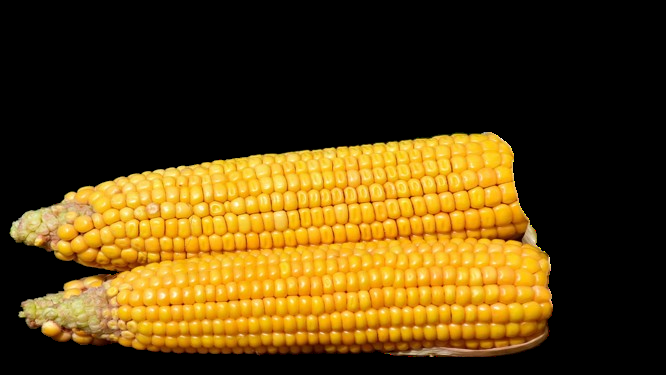
#> input picture images/corn/20.png, 666 x 375 px, found by its file name
$ python 'orange color.py'
#> lines starting #> are read from the running program, lines starting #| are printed output that depends on the picture; after the words box and inside, x2 and y2 are one past the last pixel; in counts of white or black regions, pixels touching at a corner belong together
#> further down, image is the input picture: shape (375, 666, 3); mean B, G, R 14.9, 63.2, 86.8
import cv2
import numpy as np

def find_orange_kernels(image):
    # Convert image to HSV color space
    hsv_image = cv2.cvtColor(image, cv2.COLOR_BGR2HSV)
#> hsv_image: shape (375, 666, 3); mean H, S, V 7.7, 82.3, 86.8

    # Define lower and upper bounds for orange color in HSV
    lower_orange = np.array([0, 50, 50])
    upper_orange = np.array([30, 255, 255])

    # Threshold the image to get only yellow pixels
    orange_mask = cv2.inRange(hsv_image, lower_orange, upper_orange)
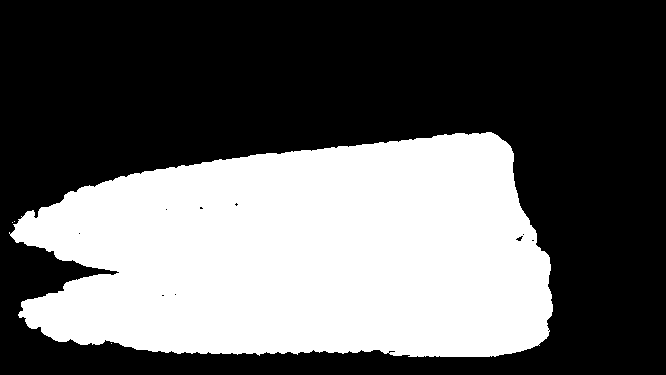
#> orange_mask: shape (375, 666); 38.5% white; 4 white regions (3 under 20 px), largest, box (x1, y1, x2, y2) and area: (9, 132, 553, 357) 96057

    # Apply morphological operations to remove noise
    kernel = cv2.getStructuringElement(cv2.MORPH_RECT, (5, 5))
    orange_mask = cv2.morphologyEx(orange_mask, cv2.MORPH_OPEN, kernel)
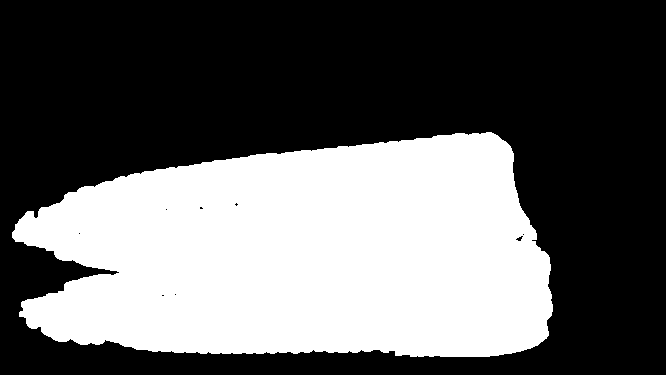
#> orange_mask: shape (375, 666); 38.4% white; 1 white region

    # Find contours of yellow kernels
    contours, _ = cv2.findContours(orange_mask, cv2.RETR_EXTERNAL, cv2.CHAIN_APPROX_SIMPLE)
#> contours = 1 contour; box (x1, y1, x2, y2) and area: (12, 132, 553, 357) 95204

    # Display the number of orange kernels
    num_kernels = len(contours)
#> num_kernels = 1
    print(f"Number of orange kernels: {num_kernels}")
#| Number of orange kernels: 1

    # Draw contours on the original image
    image_with_contours = cv2.drawContours(image.copy(), contours, -1, (0, 255, 255), 2)
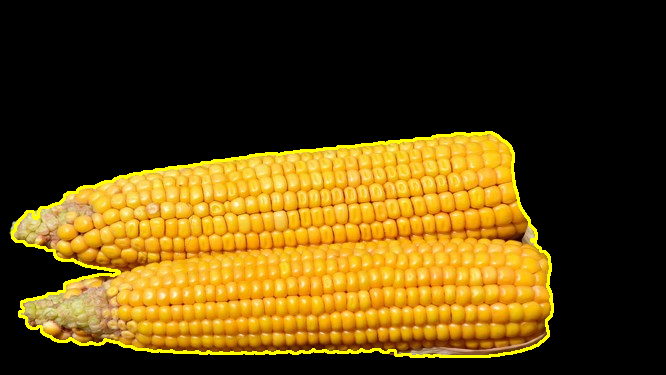
#> image_with_contours: shape (375, 666, 3); mean B, G, R 14.2, 67, 90.1

    # Display the output image
    cv2.imshow("Orange Kernels", image_with_contours)
    cv2.waitKey(0)
    cv2.destroyAllWindows()

# Load the image
image = cv2.imread(r'C:\Users\C.GOUTHAM\Desktop\Deepcorn\images\corn\20.png')

# Find orange kernels in the image
find_orange_kernels(image)

$ run again, with images/corn/6.png copied over images/corn/20.png
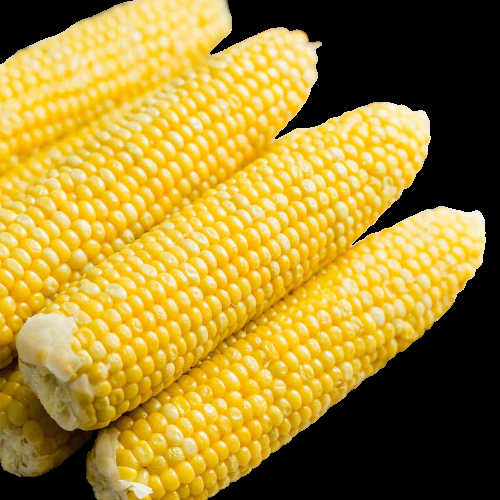
#> input picture images/corn/6.png, 500 x 500 px, found by its file name
#> image is the input picture: shape (500, 500, 3); mean B, G, R 49.8, 135.8, 163.2
#> hsv_image: shape (500, 500, 3); mean H, S, V 16, 126.5, 163.3
#> in find_orange_kernels, `orange_mask = cv2.morphologyEx(orange_mask, cv2.MORPH_OPEN, kernel)`:
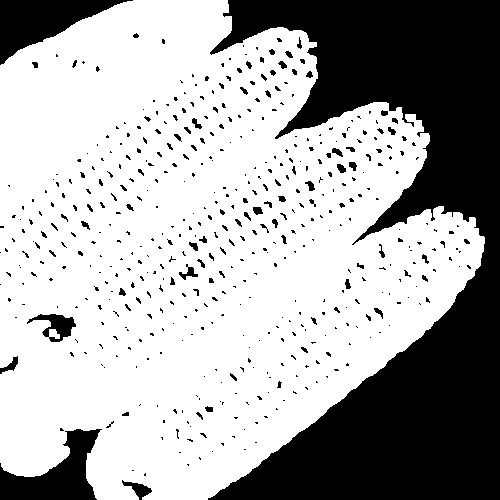
#> orange_mask: shape (500, 500); 67.4% white; 507 black regions (428 under 20 px)
#> contours = 1 contour; box (x1, y1, x2, y2) and area: (0, 0, 485, 500) 173291
#> num_kernels = 1
#| Number of orange kernels: 1
#> in find_orange_kernels, `image_with_contours = cv2.drawContours(image.copy(), contours, -1, (0,..`:
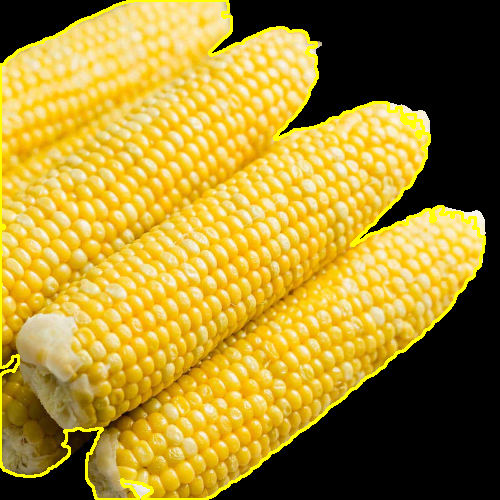
#> image_with_contours: shape (500, 500, 3); mean B, G, R 47.3, 139.3, 166.1

$ run again, with images/corn/1.jpg saved as images/corn/20.png
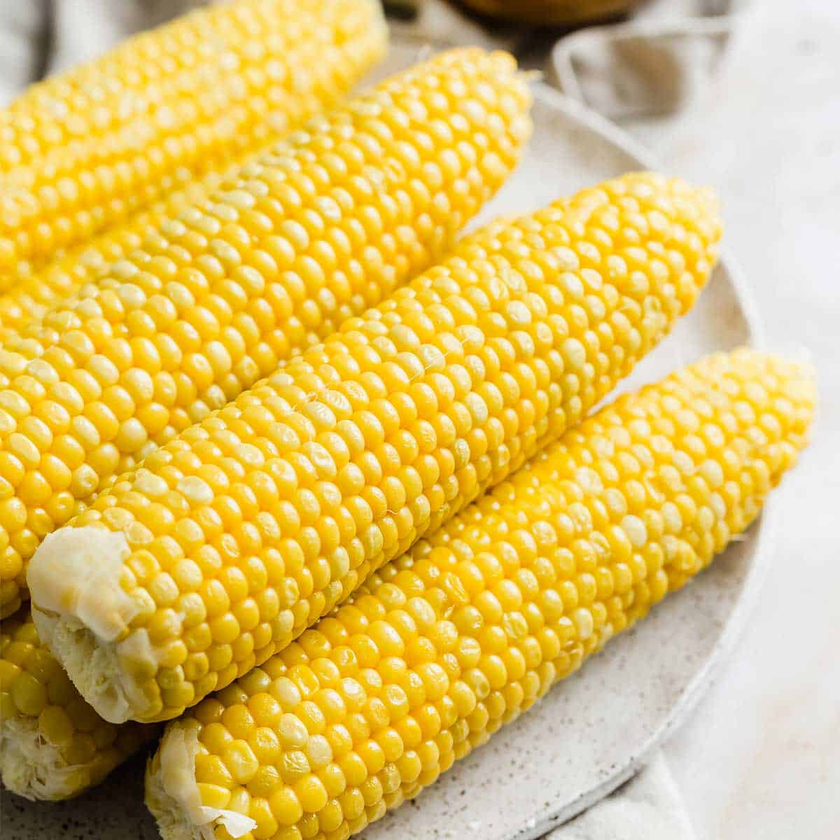
#> input picture images/corn/1.jpg, 840 x 840 px, shrunk from 1200 x 1200 before the run, found by its file name
#> image is the input picture: shape (840, 840, 3); mean B, G, R 104.4, 192.9, 222
#> hsv_image: shape (840, 840, 3); mean H, S, V 21.4, 135.6, 222.1
#> in find_orange_kernels, `orange_mask = cv2.morphologyEx(orange_mask, cv2.MORPH_OPEN, kernel)`:
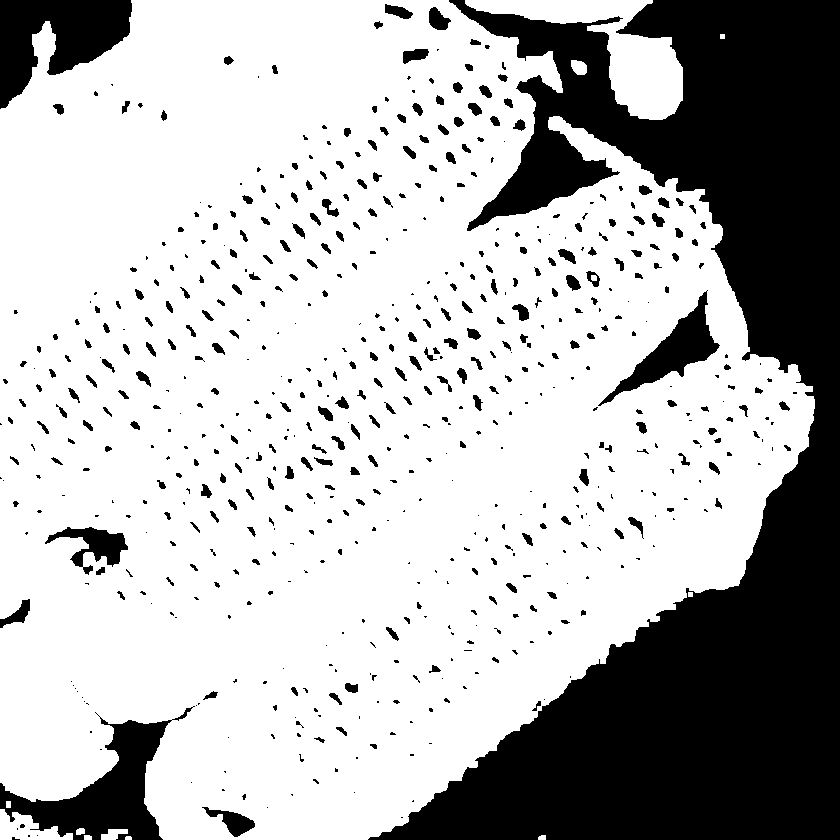
#> orange_mask: shape (840, 840); 71.8% white; 617 black regions (311 under 20 px)
#> contours = 12 contours, 3 with area under 20; largest, box (x1, y1, x2, y2) and area: (0, 0, 815, 840) 516440, (465, 0, 683, 120) 8512, (0, 809, 73, 840) 1110, (571, 60, 587, 75) 168, (101, 829, 128, 840) 164
#> num_kernels = 12
#| Number of orange kernels: 12
#> in find_orange_kernels, `image_with_contours = cv2.drawContours(image.copy(), contours, -1, (0,..`:
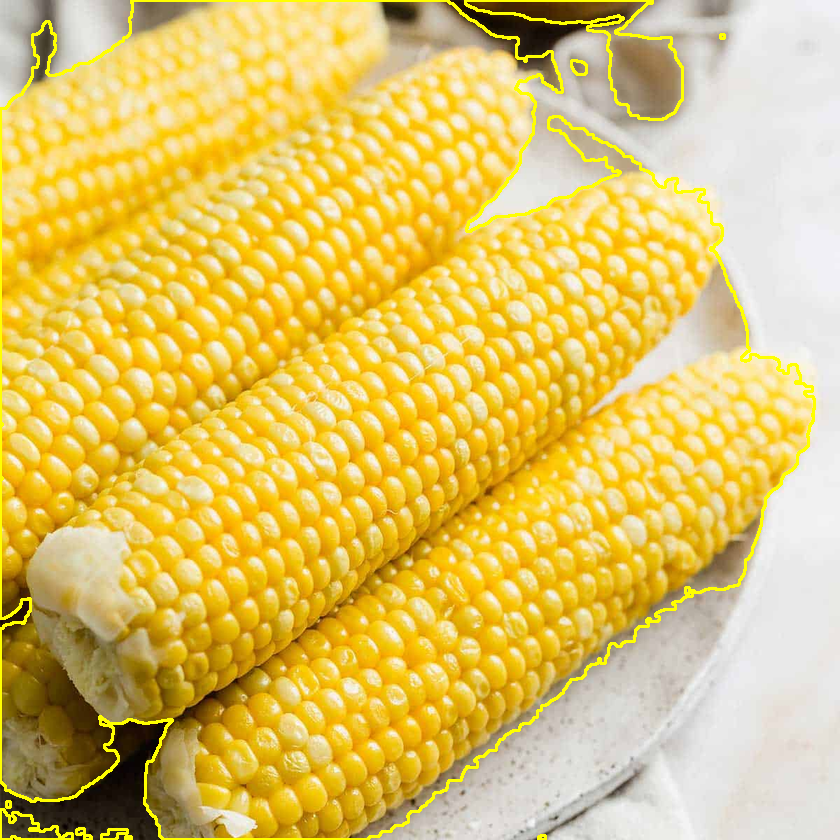
#> image_with_contours: shape (840, 840, 3); mean B, G, R 102.1, 195.5, 224.2

$ run again, with images/corn/10.jpeg saved as images/corn/20.png
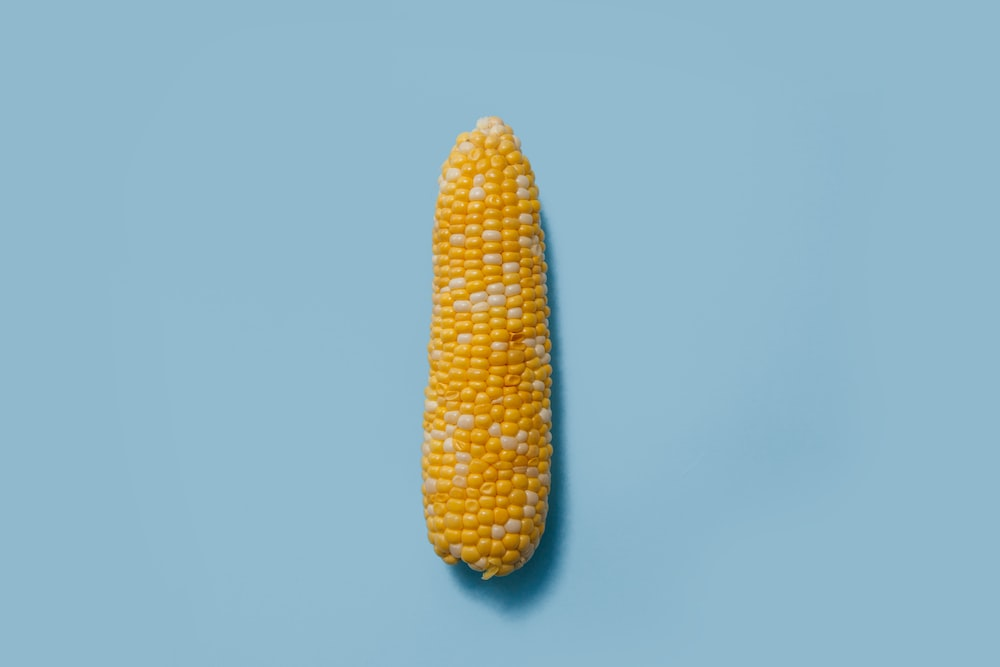
#> input picture images/corn/10.jpeg, 1000 x 667 px, found by its file name
#> image is the input picture: shape (667, 1000, 3); mean B, G, R 192.6, 181, 146.5
#> hsv_image: shape (667, 1000, 3); mean H, S, V 94, 86.1, 203.4
#> in find_orange_kernels, `orange_mask = cv2.inRange(hsv_image, lower_orange, upper_orange)`:
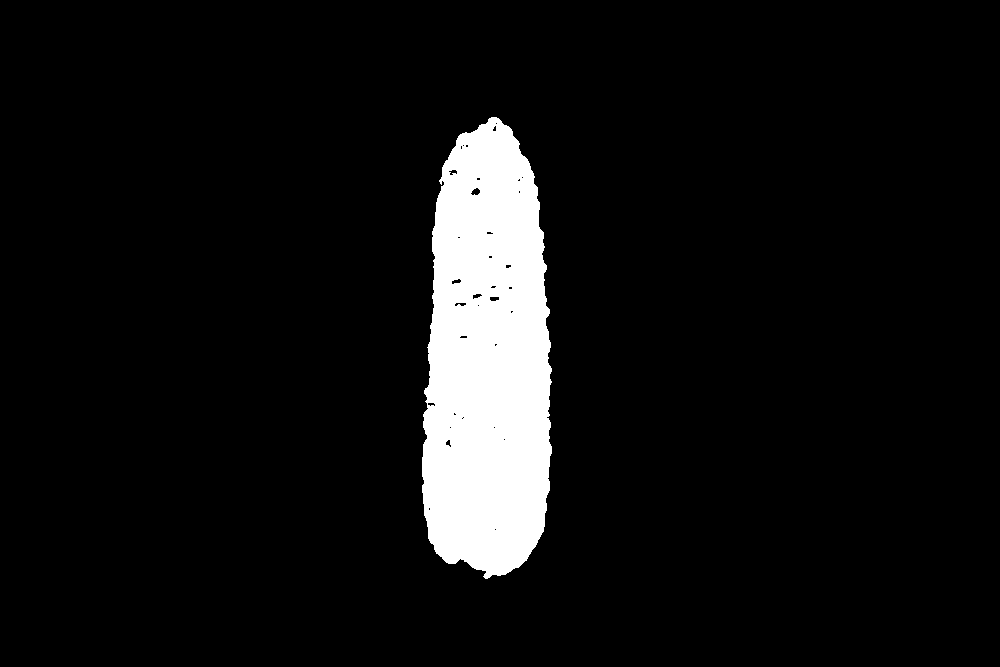
#> orange_mask: shape (667, 1000); 7.3% white; 1 white region, box (x1, y1, x2, y2) and area: (422, 117, 552, 579) 48443
#> contours = 1 contour; box (x1, y1, x2, y2) and area: (422, 117, 552, 578) 48140
#> num_kernels = 1
#| Number of orange kernels: 1
